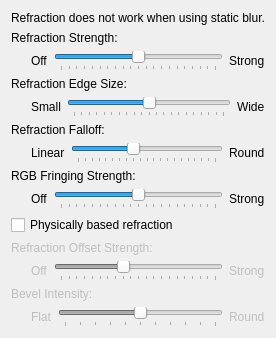
     <widget class="QWidget" name="widget">
      <attribute name="title">
       <string>Refraction</string>
      </attribute>
      <layout class="QVBoxLayout">
       <item>
        <widget class="QLabel" name="labelRefractionNote">
         <property name="text">
          <string>Refraction does not work when using static blur.</string>
         </property>
        </widget>
       </item>
       <item>
        <widget class="QLabel" name="labelRefractionStrength">
         <property name="text">
          <string>Refraction Strength:</string>
         </property>
        </widget>
       </item>
       <item>
        <layout class="QHBoxLayout" name="horizontalLayout">
         <item>
          <spacer name="horizontalSpacer">
           <property name="orientation">
            <enum>Qt::Orientation::Horizontal</enum>
           </property>
           <property name="sizeType">
            <enum>QSizePolicy::Policy::Fixed</enum>
           </property>
           <property name="sizeHint" stdset="0">
            <size>
             <width>20</width>
             <height>20</height>
            </size>
           </property>
          </spacer>
         </item>
         <item>
          <widget class="QLabel" name="labelRefractionStrengthOff">
           <property name="text">
            <string>Off</string>
           </property>
          </widget>
         </item>
         <item>
          <widget class="QSlider" name="kcfg_RefractionStrength">
           <property name="minimum">
            <number>0</number>
           </property>
           <property name="maximum">
            <number>20</number>
           </property>
           <property name="singleStep">
            <number>1</number>
           </property>
           <property name="pageStep">
            <number>1</number>
           </property>
           <property name="value">
            <number>10</number>
           </property>
           <property name="orientation">
            <enum>Qt::Orientation::Horizontal</enum>
           </property>
           <property name="tickPosition">
            <enum>QSlider::TickPosition::TicksBelow</enum>
           </property>
          </widget>
         </item>
         <item>
          <widget class="QLabel" name="labelRefractionStrengthStrong">
           <property name="text">
            <string>Strong</string>
           </property>
          </widget>
         </item>
        </layout>
       </item>
       <item>
        <widget class="QLabel" name="labelRefractionEdgeSize">
         <property name="text">
          <string>Refraction Edge Size:</string>
         </property>
        </widget>
       </item>
       <item>
        <layout class="QHBoxLayout" name="horizontalLayout">
         <item>
          <spacer name="horizontalSpacer">
           <property name="orientation">
            <enum>Qt::Orientation::Horizontal</enum>
           </property>
           <property name="sizeType">
            <enum>QSizePolicy::Policy::Fixed</enum>
           </property>
           <property name="sizeHint" stdset="0">
            <size>
             <width>20</width>
             <height>20</height>
            </size>
           </property>
          </spacer>
         </item>
         <item>
          <widget class="QLabel" name="labelRefractionEdgeSizeSmall">
           <property name="text">
            <string>Small</string>
           </property>
          </widget>
         </item>
         <item>
          <widget class="QSlider" name="kcfg_RefractionEdgeSize">
           <property name="minimum">
            <number>0</number>
           </property>
           <property name="maximum">
            <number>20</number>
           </property>
           <property name="singleStep">
            <number>1</number>
           </property>
           <property name="pageStep">
            <number>1</number>
           </property>
           <property name="value">
            <number>10</number>
           </property>
           <property name="orientation">
            <enum>Qt::Orientation::Horizontal</enum>
           </property>
           <property name="tickPosition">
            <enum>QSlider::TickPosition::TicksBelow</enum>
           </property>
          </widget>
         </item>
         <item>
          <widget class="QLabel" name="labelRefractionEdgeSizeWide">
           <property name="text">
            <string>Wide</string>
           </property>
          </widget>
         </item>
        </layout>
       </item>
       <item>
        <widget class="QLabel" name="labelRefractionNormalPow">
         <property name="text">
          <string>Refraction Falloff:</string>
         </property>
        </widget>
       </item>
       <item>
        <layout class="QHBoxLayout" name="horizontalLayout">
         <item>
          <spacer name="horizontalSpacer">
           <property name="orientation">
            <enum>Qt::Orientation::Horizontal</enum>
           </property>
           <property name="sizeType">
            <enum>QSizePolicy::Policy::Fixed</enum>
           </property>
           <property name="sizeHint" stdset="0">
            <size>
             <width>20</width>
             <height>20</height>
            </size>
           </property>
          </spacer>
         </item>
         <item>
          <widget class="QLabel" name="labelRefractionNormalPowLinear">
           <property name="text">
            <string>Linear</string>
           </property>
          </widget>
         </item>
         <item>
          <widget class="QSlider" name="kcfg_RefractionNormalPow">
           <property name="minimum">
            <number>2</number>
           </property>
           <property name="maximum">
            <number>22</number>
           </property>
           <property name="singleStep">
            <number>1</number>
           </property>
           <property name="pageStep">
            <number>1</number>
           </property>
           <property name="value">
            <number>10</number>
           </property>
           <property name="orientation">
            <enum>Qt::Orientation::Horizontal</enum>
           </property>
           <property name="tickPosition">
            <enum>QSlider::TickPosition::TicksBelow</enum>
           </property>
          </widget>
         </item>
         <item>
          <widget class="QLabel" name="labelRefractionNormalPowRound">
           <property name="text">
            <string>Round</string>
           </property>
          </widget>
         </item>
        </layout>
       </item>
       <item>
        <widget class="QLabel" name="labelRefractionRGBFringing">
         <property name="text">
          <string>RGB Fringing Strength:</string>
         </property>
        </widget>
       </item>
       <item>
        <layout class="QHBoxLayout" name="horizontalLayout">
         <item>
          <spacer name="horizontalSpacer">
           <property name="orientation">
            <enum>Qt::Orientation::Horizontal</enum>
           </property>
           <property name="sizeType">
            <enum>QSizePolicy::Policy::Fixed</enum>
           </property>
           <property name="sizeHint" stdset="0">
            <size>
             <width>20</width>
             <height>20</height>
            </size>
           </property>
          </spacer>
         </item>
         <item>
          <widget class="QLabel" name="labelRefractionRGBFringingOff">
           <property name="text">
            <string>Off</string>
           </property>
          </widget>
         </item>
         <item>
          <widget class="QSlider" name="kcfg_RefractionRGBFringing">
           <property name="minimum">
            <number>0</number>
           </property>
           <property name="maximum">
            <number>20</number>
           </property>
           <property name="singleStep">
            <number>1</number>
           </property>
           <property name="pageStep">
            <number>1</number>
           </property>
           <property name="value">
            <number>10</number>
           </property>
           <property name="orientation">
            <enum>Qt::Orientation::Horizontal</enum>
           </property>
           <property name="tickPosition">
            <enum>QSlider::TickPosition::TicksBelow</enum>
           </property>
          </widget>
         </item>
         <item>
          <widget class="QLabel" name="labelRefractionRGBFringingStrong">
           <property name="text">
            <string>Strong</string>
           </property>
          </widget>
         </item>
        </layout>
       </item>
       <item>
        <widget class="QCheckBox" name="kcfg_PhysicallyBasedRefraction">
         <property name="text">
          <string>Physically based refraction</string>
         </property>
         <property name="toolTip">
          <string>Use a Snell's-law (IOR-based) refraction model instead. The Refraction Strength slider is reinterpreted as the index-of-refraction delta in this mode.</string>
         </property>
        </widget>
       </item>
       <item>
        <widget class="QLabel" name="labelRefractionOffsetStrength">
         <property name="enabled">
          <bool>false</bool>
         </property>
         <property name="text">
          <string>Refraction Offset Strength:</string>
         </property>
        </widget>
       </item>
       <item>
        <layout class="QHBoxLayout" name="horizontalLayoutRefractionOffsetStrength">
         <item>
          <spacer name="horizontalSpacerRefractionOffsetStrength">
           <property name="orientation">
            <enum>Qt::Orientation::Horizontal</enum>
           </property>
           <property name="sizeType">
            <enum>QSizePolicy::Policy::Fixed</enum>
           </property>
           <property name="sizeHint" stdset="0">
            <size>
             <width>20</width>
             <height>20</height>
            </size>
           </property>
          </spacer>
         </item>
         <item>
          <widget class="QLabel" name="labelRefractionOffsetStrengthOff">
           <property name="enabled">
            <bool>false</bool>
           </property>
           <property name="text">
            <string>Off</string>
           </property>
          </widget>
         </item>
         <item>
          <widget class="QSlider" name="kcfg_RefractionOffsetStrength">
           <property name="enabled">
            <bool>false</bool>
           </property>
           <property name="minimum">
            <number>0</number>
           </property>
           <property name="maximum">
            <number>20</number>
           </property>
           <property name="singleStep">
            <number>1</number>
           </property>
           <property name="pageStep">
            <number>1</number>
           </property>
           <property name="value">
            <number>8</number>
           </property>
           <property name="orientation">
            <enum>Qt::Orientation::Horizontal</enum>
           </property>
           <property name="tickPosition">
            <enum>QSlider::TickPosition::TicksBelow</enum>
           </property>
           <property name="toolTip">
            <string>Pulls the IOR-based refraction outward based on position within the window (Snell's-law mode only).</string>
           </property>
          </widget>
         </item>
         <item>
          <widget class="QLabel" name="labelRefractionOffsetStrengthStrong">
           <property name="enabled">
            <bool>false</bool>
           </property>
           <property name="text">
            <string>Strong</string>
           </property>
          </widget>
         </item>
        </layout>
       </item>
       <item>
        <widget class="QLabel" name="labelRefractionBevelIntensity">
         <property name="enabled">
          <bool>false</bool>
         </property>
         <property name="text">
          <string>Bevel Intensity:</string>
         </property>
        </widget>
       </item>
       <item>
        <layout class="QHBoxLayout" name="horizontalLayoutRefractionBevelIntensity">
         <item>
          <spacer name="horizontalSpacerRefractionBevelIntensity">
           <property name="orientation">
            <enum>Qt::Orientation::Horizontal</enum>
           </property>
           <property name="sizeType">
            <enum>QSizePolicy::Policy::Fixed</enum>
           </property>
           <property name="sizeHint" stdset="0">
            <size>
             <width>20</width>
             <height>20</height>
            </size>
           </property>
          </spacer>
         </item>
         <item>
          <widget class="QLabel" name="labelRefractionBevelIntensityFlat">
           <property name="enabled">
            <bool>false</bool>
           </property>
           <property name="text">
            <string>Flat</string>
           </property>
          </widget>
         </item>
         <item>
          <widget class="QSlider" name="kcfg_RefractionBevelIntensity">
           <property name="enabled">
            <bool>false</bool>
           </property>
           <property name="minimum">
            <number>5</number>
           </property>
           <property name="maximum">
            <number>15</number>
           </property>
           <property name="singleStep">
            <number>1</number>
           </property>
           <property name="pageStep">
            <number>1</number>
           </property>
           <property name="value">
            <number>10</number>
           </property>
           <property name="orientation">
            <enum>Qt::Orientation::Horizontal</enum>
           </property>
           <property name="tickPosition">
            <enum>QSlider::TickPosition::TicksBelow</enum>
           </property>
           <property name="toolTip">
            <string>Scales the silhouette tilt — higher gives a more pronounced rounded-over edge.</string>
           </property>
          </widget>
         </item>
         <item>
          <widget class="QLabel" name="labelRefractionBevelIntensityRound">
           <property name="enabled">
            <bool>false</bool>
           </property>
           <property name="text">
            <string>Round</string>
           </property>
          </widget>
         </item>
        </layout>
       </item>
       <item>
        <spacer name="verticalSpacer">
         <property name="orientation">
          <enum>Qt::Orientation::Vertical</enum>
         </property>
         <property name="sizeHint" stdset="0">
          <size>
           <width>0</width>
           <height>0</height>
          </size>
         </property>
        </spacer>
       </item>
      </layout>
     </widget>
